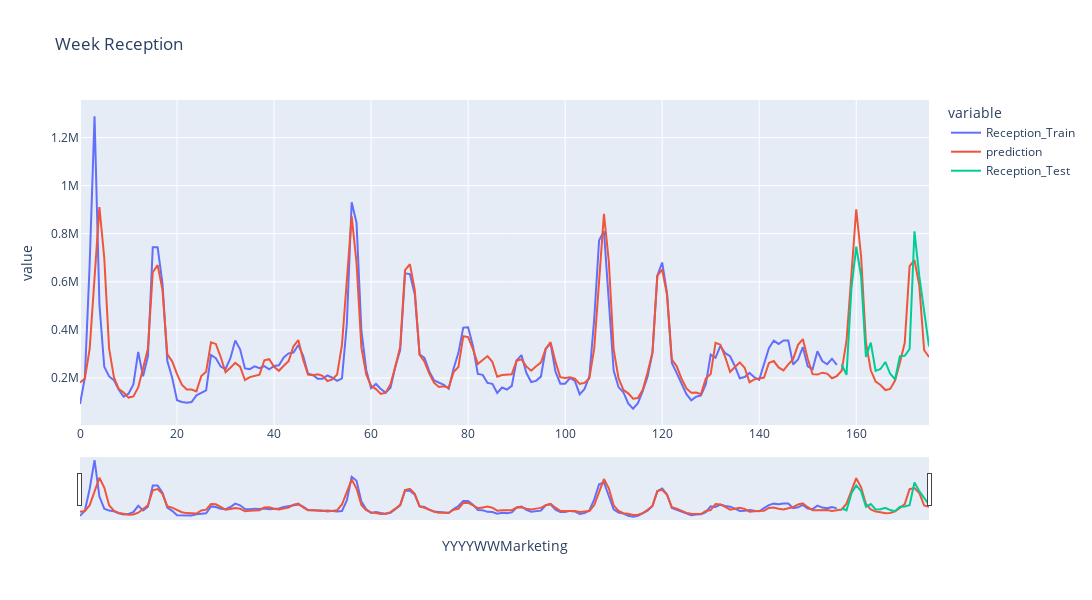

Write notebook code for a chart like this one.
### Code cell
# Aplicación de Modelo con la definición de parámetros Con optimización
mod_w = ExponentialSmoothing(
    datos_train["Reception Flower Stems"],seasonal_periods=52,
    trend="add",seasonal="add").fit(optimized=True)

datos_train["Winter"] = mod_w.fittedvalues
pred_w = mod_w.forecast(19)
expo_w = pd.concat([datos_train["Winter"],pred_w])
print("MAPE Holt-Winter: ", MAPE(datos_test["Reception Flower Stems"],pred_w))
print("r2_score Holt-Winter: ", r2_score(datos_test["Reception Flower Stems"],pred_w))
n_features = datos_test.shape[1]-1
n = len(datos_test["Reception Flower Stems"])
r2=r2_score(datos_test["Reception Flower Stems"],pred_w)
adj_r2 = 1 - (1 - r2) * (len(datos_test) - 1) / (len(datos_test) - 1 - 1)
print("Ajusted_r2 Holt-Winter: ", adj_r2)

plt.figure(figsize=(15,7))
plt.plot(datos_train.index,datos_train["Reception Flower Stems"], "-o", color="blue", label="Reception_Train")
plt.plot(datos_test.index,datos_test["Reception Flower Stems"], "-o", color="green", label="Reception_Test")
plt.plot(expo_w, "--o", color="red", label="Holt-Winter")

plt.xlabel("Semanas", fontsize=14)
plt.ylabel("Reception Flower Stems", fontsize=14)
plt.title("Serie de Tiempo", fontsize=18)
plt.legend(loc="best")
plt.show()

datos_plot=pd.DataFrame({"Reception_Train":datos_train["Reception Flower Stems"],"prediction":expo_w,"Reception_Test":datos_test["Reception Flower Stems"],})
datos_plot.index.name="YYYYWWMarketing"

fig=px.line(
    data_frame=datos_plot.reset_index(),
    x="YYYYWWMarketing",
    y=datos_plot.columns,
    title="Week Reception",
    width=1500,
    height=600
)

fig.update_xaxes(rangeslider_visible=True)
fig.show()

### Figure 1 — Plotly figure (JSON) as saved in the notebook; plotly's stock layout.template omitted (floating-point values rounded to 4 significant figures; data arrays with more than 128 entries replaced by an {"elided": "..."} marker saying what was removed)
{"data": [{"hovertemplate": "variable=Reception_Train<br>YYYYWWMarketing=%{x}<br>value=%{y}<extra></extra>", "legendgroup": "Reception_Train", "line": {"color": "#636efa", "dash": "solid"}, "marker": {"symbol": "circle"}, "mode": "lines", "name": "Reception_Train", "orientation": "v", "showlegend": true, "type": "scatter", "x": {"elided": "176 int values"}, "xaxis": "x", "y": {"elided": "176 int values"}, "yaxis": "y"}, {"hovertemplate": "variable=prediction<br>YYYYWWMarketing=%{x}<br>value=%{y}<extra></extra>", "legendgroup": "prediction", "line": {"color": "#EF553B", "dash": "solid"}, "marker": {"symbol": "circle"}, "mode": "lines", "name": "prediction", "orientation": "v", "showlegend": true, "type": "scatter", "x": {"elided": "176 int values"}, "xaxis": "x", "y": {"elided": "176 float values"}, "yaxis": "y"}, {"hovertemplate": "variable=Reception_Test<br>YYYYWWMarketing=%{x}<br>value=%{y}<extra></extra>", "legendgroup": "Reception_Test", "line": {"color": "#00cc96", "dash": "solid"}, "marker": {"symbol": "circle"}, "mode": "lines", "name": "Reception_Test", "orientation": "v", "showlegend": true, "type": "scatter", "x": {"elided": "176 int values"}, "xaxis": "x", "y": {"elided": "176 int values"}, "yaxis": "y"}], "layout": {"height": 600, "legend": {"title": {"text": "variable"}, "tracegroupgap": 0}, "title": {"text": "Week Reception"}, "width": 1500, "xaxis": {"anchor": "y", "domain": [0, 1], "rangeslider": {"visible": true}, "title": {"text": "YYYYWWMarketing"}}, "yaxis": {"anchor": "x", "domain": [0, 1], "title": {"text": "value"}}}}
